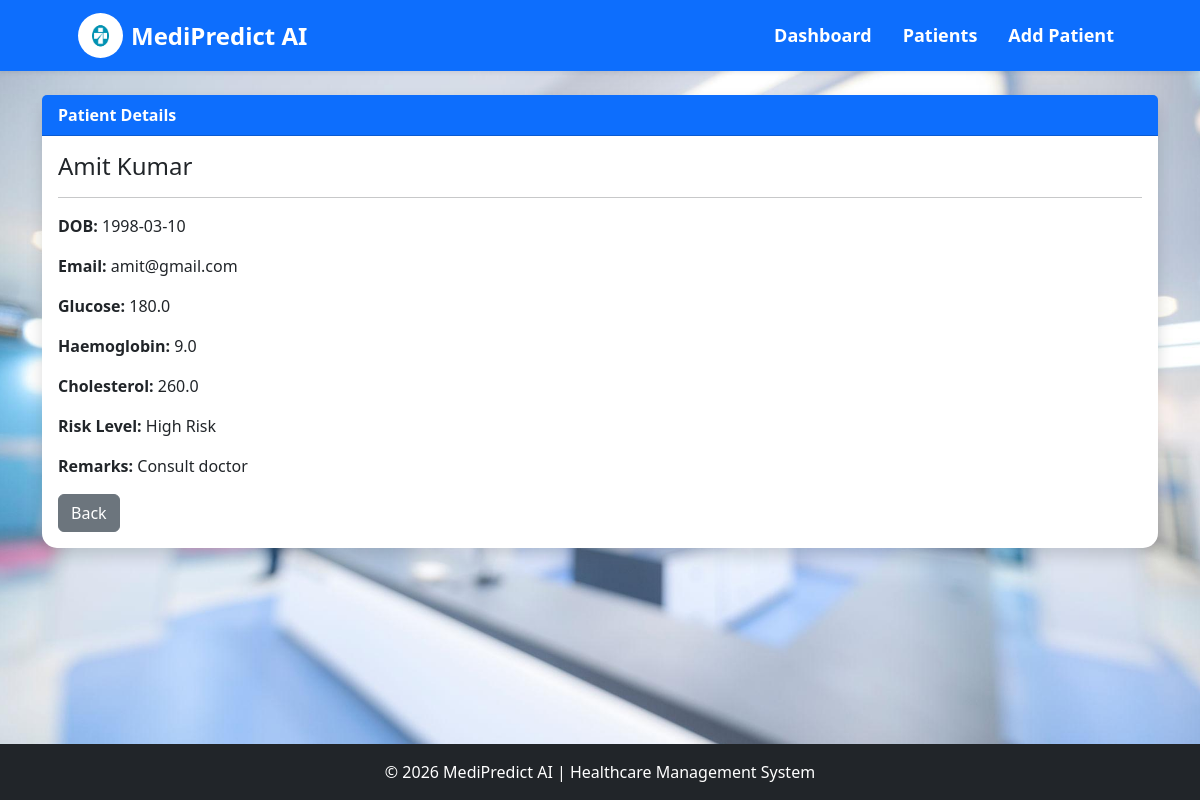
The page /view_patient/9 on the database its author committed.
### tables this page shows
CREATE TABLE patients (

        id INTEGER PRIMARY KEY AUTOINCREMENT,

        full_name TEXT NOT NULL,

        dob DATE NOT NULL,

        email TEXT NOT NULL,

        glucose REAL NOT NULL,

        haemoglobin REAL NOT NULL,

        cholesterol REAL NOT NULL,

        risk_level TEXT,

        remarks TEXT,

        created_at TIMESTAMP DEFAULT CURRENT_TIMESTAMP

    );

### app.py (the view)
@app.route('/view_patient/<int:patient_id>')
def view_patient(patient_id):
    conn = sqlite3.connect('database.db')
    conn.row_factory = sqlite3.Row
    cursor = conn.cursor()
    cursor.execute("""
        SELECT *
        FROM patients
        WHERE id=?
    """, (patient_id,))
    patient = cursor.fetchone()
    conn.close()
    return render_template(
        'view_patient.html',
        patient=patient
    )

### templates/view_patient.html
{% extends 'base.html' %}
{% block content %}
<div class="container mt-4">
    <div class="card shadow">
        <div class="card-header bg-primary text-white">
            Patient Details
        </div>
        <div class="card-body">
            <h4>{{ patient.full_name }}</h4>
            <hr>
            <p><strong>DOB:</strong> {{ patient.dob }}</p>
            <p><strong>Email:</strong> {{ patient.email }}</p>
            <p><strong>Glucose:</strong> {{ patient.glucose }}</p>
            <p><strong>Haemoglobin:</strong> {{ patient.haemoglobin }}</p>
            <p><strong>Cholesterol:</strong> {{ patient.cholesterol }}</p>
            <p><strong>Risk Level:</strong> {{ patient.risk_level }}</p>
            <p><strong>Remarks:</strong> {{ patient.remarks }}</p>
            <a href="{{ url_for('patients') }}"
               class="btn btn-secondary">
                Back
            </a>
        </div>
    </div>
</div>
{% endblock %}

### static/css/style.css (style rules this page uses)
body { background-image: url("../images/bg.jpg"); background-size: cover; background-position: center; background-repeat: no-repeat; background-attachment: fixed; min-height: 100vh; }
.card { border:none; border-radius:15px; }
.card-header { font-weight:bold; }
.container { position:relative; z-index:2; }
html, body { height:100%; }
body { display:flex; flex-direction:column; }

### rows shown on the page
patients: full_name "Amit Kumar", dob "1998-03-10", email "amit@gmail.com", glucose "180.0", haemoglobin "9.0", cholesterol "260.0", risk_level "High Risk", remarks "Consult doctor"
